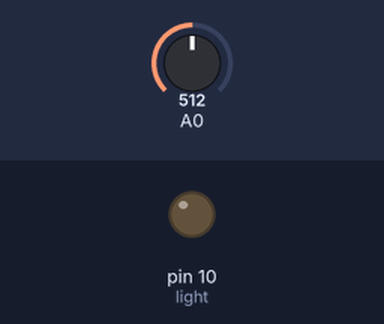
This sketch was run on a simulated Arduino Uno, built with avr-gcc and run on an emulated ATmega328P. Parts: output pins drawn as LEDs (lit = HIGH). The inputs (shaded band) are chosen by the test bench; at power-on: A0 = 512.

Above: at 1.8 s.
1.9 s: A0 set to 683
3.4 s: A0 set to 713
At 4.6 s:
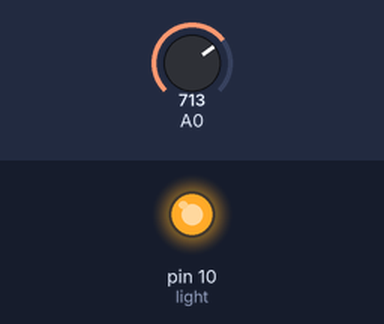
5.5 s: A0 set to 690
At 7.2 s:
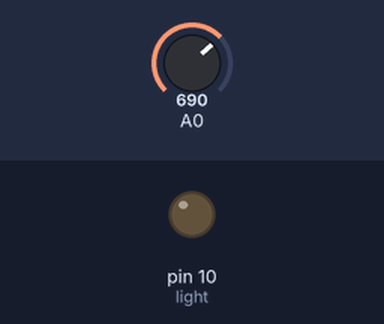
7.5 s: A0 set to 710
At 8.9 s:
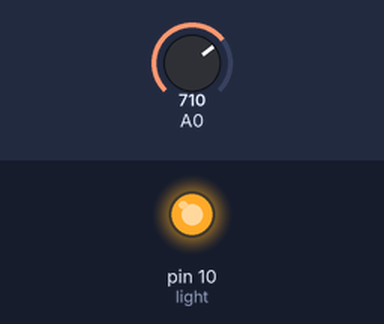
Timing chart, 0 to 10.5 s (numbered marks = the images above; inputs shaded):
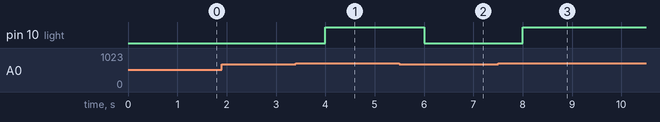

The sketch:

ldrwitharduino.ino
```cpp
const int ldrinput= A0;
int light=10;

int x;

void setup() {

    pinMode(10,OUTPUT);

    pinMode(A0,INPUT);

}

void loop() {
    x=analogRead(A0);

    if(x>700) // there is dark
    {
        digitalWrite(light,1);
        delay(1000);
        }
    else  // there is light
    {
       digitalWrite(light,0);  //turn off light
        delay(1000);
    }


}
```

Measured:
- the behaviour switches between 700 and 701 on A0 (found by bisection; images 0 and 1)
- after the input at 1.9 s, every drawn part: stays the same
- after the input at 3.4 s, pin 10 (light): LOW → HIGH after 0.60 s
- after the input at 5.5 s, pin 10 (light): HIGH → LOW after 0.50 s
- after the input at 7.5 s, pin 10 (light): LOW → HIGH after 0.50 s
